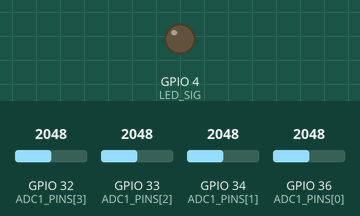
Simulated run of this program. Board: ESP32. On the bench: output pins drawn as LEDs (lit = HIGH). Dashed ring = blinking. Inputs (shaded band) come from the test bench; at power-on: GPIO 36 (ADC1_PINS[0]) = 2048, GPIO 32 (ADC1_PINS[3]) = 2048, GPIO 33 (ADC1_PINS[2]) = 2048, GPIO 34 (ADC1_PINS[1]) = 2048. What the program prints to the serial monitor is not drawn.

Above: at 5.0 s.
5.1 s: GPIO 36 (ADC1_PINS[0]) set to 1228
At 9.9 s:
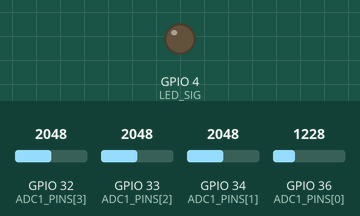
16.4 s: GPIO 36 (ADC1_PINS[0]) set to 122
At 19.09 s:
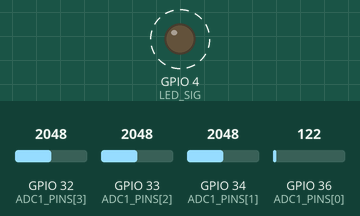
Timing chart, 0 to 25.9 s (numbered marks = the images above; inputs shaded):
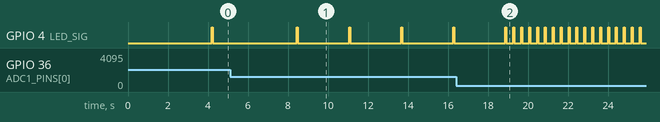

Measured:
- after the input at 5.1 s, GPIO 4 (LED_SIG): alternates HIGH for 0.05 s and LOW for 2.6 s, starting after 6.0 s
- after the input at 16.4 s, GPIO 4 (LED_SIG): alternates HIGH for 0.05 s and LOW for 0.34 s, starting after 2.9 s

The program:

main.cpp
```cpp
/*
  URL: https://github.com/xd23fe39/ESP32-AnalogDigitalTest

  Erfolgreich getestet auf:
  - Espressif ESP32 WLAN Dev Kit Board Development Bluetooth Wifi v1 WROOM32 NodeMCU

  PIN Layout:

  ESP32        | Poti
  -------------|----------
  3V3          | VCC
  GND          | GND
  VP (GPIO36)  | SIG

  LED an GPIO4.

*/
#include <Arduino.h>

int LED_SIG = 4;

int ADC1_PINS[] = {36,34,33,32};

void setup() {
  // put your setup code here, to run once:
  Serial.begin(115200);
  Serial.println("\nESP32 NodeMCU-32\n");
  // initialisiere ADC Interface
  analogSetWidth(10);                   // mögliche Werte: 10-12
  analogSetAttenuation(ADC_11db);       // bei Poti an 3.3V Spannung
  // LED
  pinMode(LED_SIG,OUTPUT);
  digitalWrite(LED_SIG, LOW);
}

long counter = 0;

void loop() {
  // Photoresistor an ADC1_CH0 (36)
  int value = analogRead(36);           // lese analogen Wert an ADC0 (GPIO36, VP)
  counter += 1;
  Serial.print(counter);
  Serial.print(" ");
  Serial.print(value);
  // LED-Steuerung
  delay( 2 * value + 100);
  digitalWrite(LED_SIG,HIGH);
  delay(50);
  digitalWrite(LED_SIG,LOW);
  // Alle ADC1 analoger Input lesen und anzeigen
  Serial.print(" -");
  int c = sizeof(ADC1_PINS)/sizeof(int);
  for (int i = 0; i < c; i++) {
    Serial.print(" ");
    Serial.print(ADC1_PINS[i]);
    Serial.print(": ");
    Serial.print(analogRead(ADC1_PINS[i]));
  }
  // Newline
  Serial.println();
}
```
